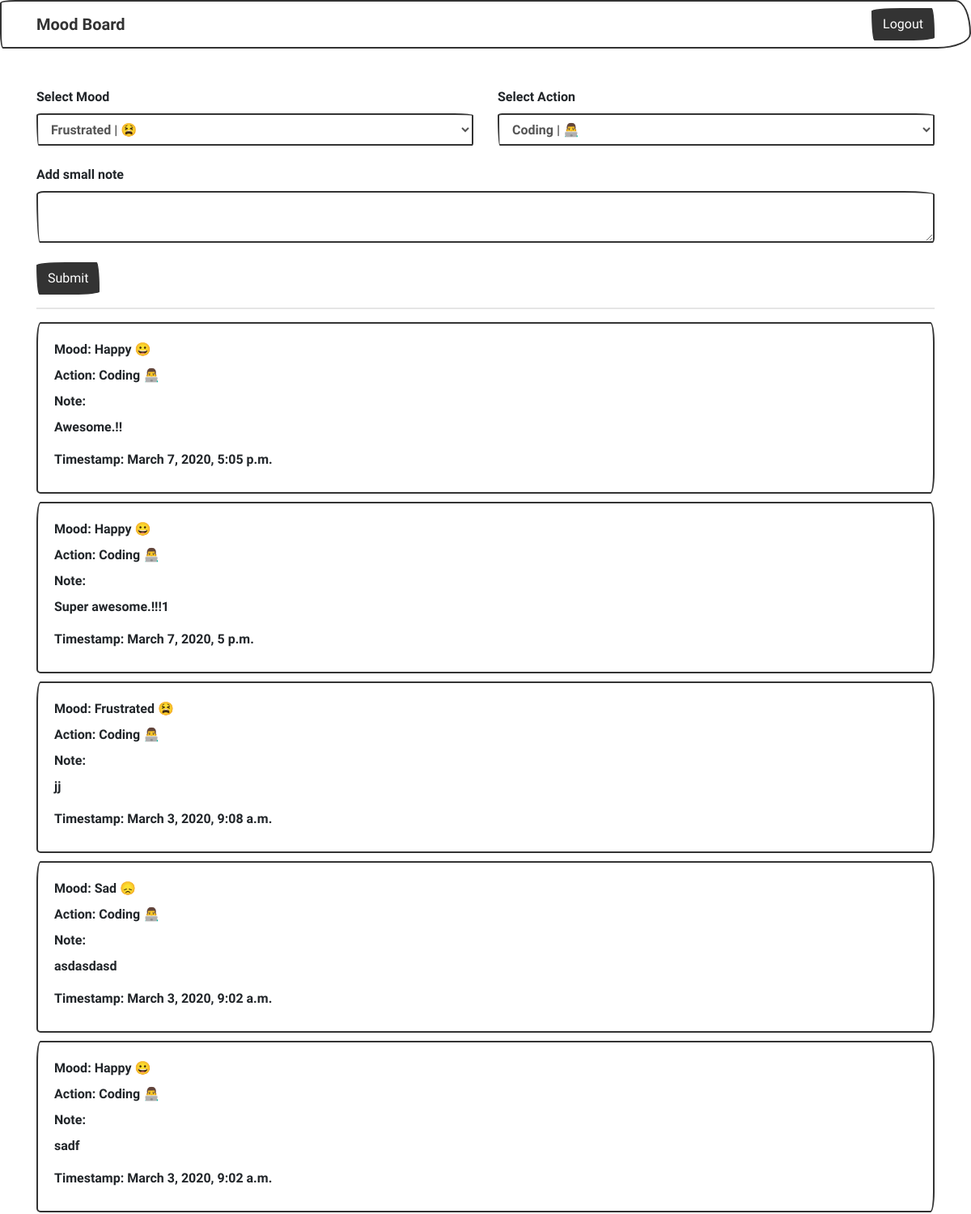
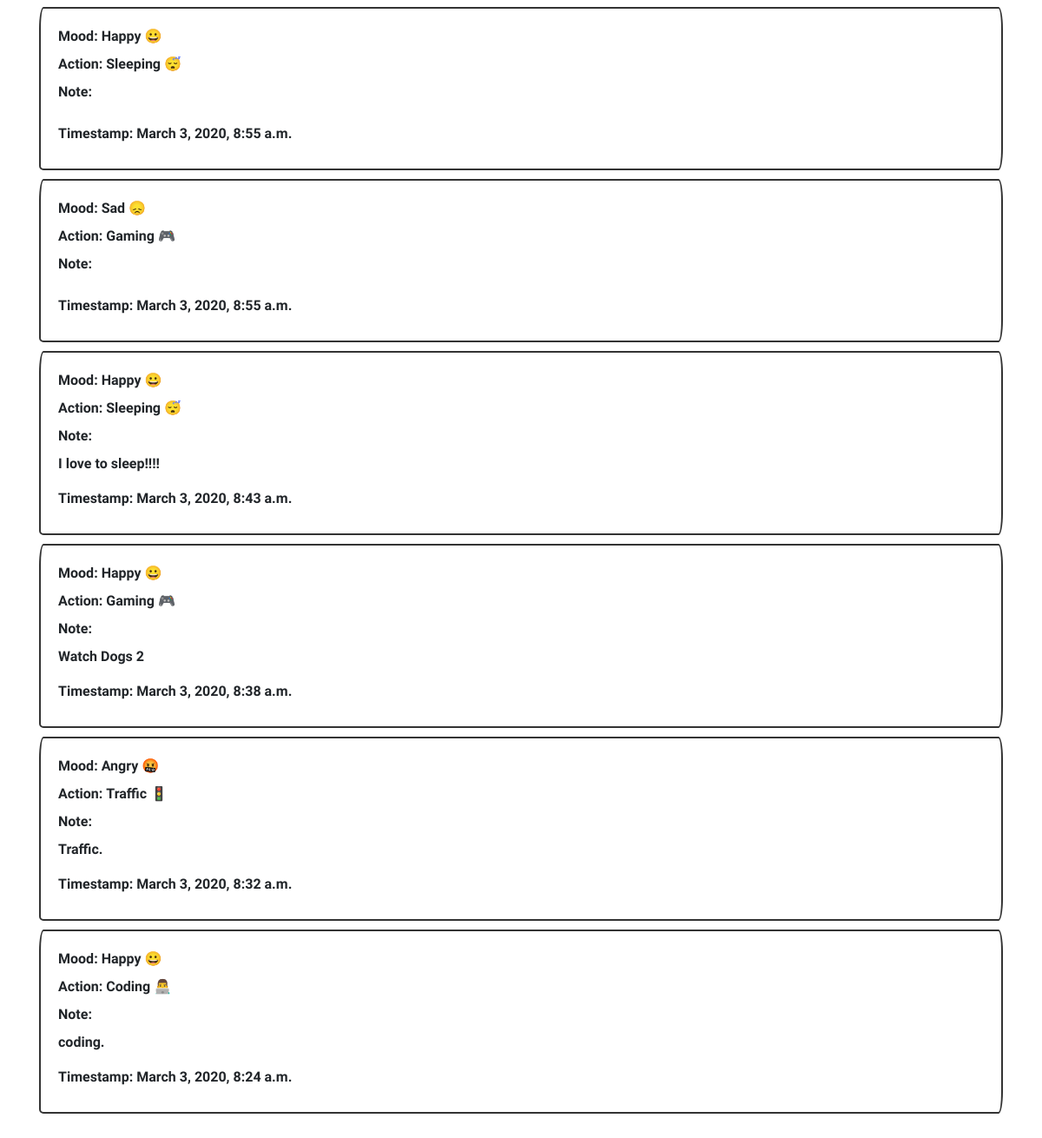
The app's page /dashboard/ (signed in) with its own data (2 pictures, top to bottom).
### moodlog/models.py (models this page shows, shortened)
class MoodLog(models.Model):
    mood = models.ForeignKey(Mood, on_delete=models.SET_NULL, null=True)
    action = models.ForeignKey(Action, on_delete=models.SET_NULL, null=True)
    note = models.TextField()
    timestamp = models.DateTimeField(auto_now_add=True)
    user = models.ForeignKey(User, on_delete=models.CASCADE)

class Mood(models.Model):
    title = models.CharField(max_length=100, null=True, blank=True)
    emoji = models.CharField(max_length=1000, null=True, blank=True)

class Action(models.Model):
    title = models.CharField(max_length=100, null=True, blank=True)
    emoji = models.CharField(max_length=1000, null=True, blank=True)

### moodlog/views.py (the view)
# urls.py: path("dashboard/", dashboard),
def dashboard(request):
	user = request.user
	moods = Mood.objects.all()
	actions = Action.objects.all()
	moodlog_instances = MoodLog.objects.filter(user=user).order_by('-timestamp')
	return render(request, "dashboard.html", {"moodlog_instances":moodlog_instances, "moods":moods, "actions":actions})

### moodlog/templates/dashboard.html (shortened to what this page needs)
{% extends 'base.html' %} {% block dashboard %}
<div class="container">
    <br><br>
    <form action="/create_moodlog/" method="POST">
        <div class="row">
            <div class="col-md-6">
                <label>Select Mood</label>
                <select name="umood" class="form-control">
                    {% for mood in moods %}
                    <option value="{{mood.id}}">{{mood.title}} | {{mood.emoji}}</option>
                    {% endfor %}
                </select>
            </div>
            <div class="col-md-6">
                <label>Select Action</label>
                <select name="uaction" class="form-control">
                    {% for action in actions %}
                    <option value="{{action.id}}">{{action.title}} | {{action.emoji}}</option>
                    {% endfor %}
                </select>
            </div>
        </div>
        <br>
        <label>Add small note</label>
        <textarea name="note" class="form-control" required></textarea>
        <br>
        <button type="submit" class="btn btn-primary">Submit</button>
    </form>
    <hr style="background-color: white;">
    <div>
        {% for moodlog in moodlog_instances %}
        <div class="card" style="width: 100%; margin-right: 10px; margin-bottom: 10px;">
            <div class="card-body">
                <label>Mood:</label>
                <label>{{moodlog.mood.title}}</label>
                <label>{{moodlog.mood.emoji}}</label>
                <br>
                <label>Action:</label>
                <label>{{moodlog.action.title}}</label>
                <label>{{moodlog.action.emoji}}</label>
                <br>
                <label>Note:</label>
                <p>{{moodlog.note}}</p>
                <label>Timestamp:</label>
                <label>{{moodlog.timestamp}}</label>
            </div>
        </div>
        {% endfor %}
    </div>
</div>
{% endblock %}

### moodlog/templates/base.html (shortened to what this page needs)
<html>
<head>
    <link rel="stylesheet" href="https://stackpath.bootstrapcdn.com/bootstrap/4.4.1/css/bootstrap.min.css">
    <link href="https://stackpath.bootstrapcdn.com/bootswatch/4.4.1/sketchy/bootstrap.min.css" rel="stylesheet">
</head>
<body>
    <nav class="navbar navbar-expand-lg navbar-light bg-light">
        <div class='container'>
            <a class="navbar-brand" href="#"><b>Mood Board</b></a>
            <div class="collapse navbar-collapse" id="navbarSupportedContent">
                <form class="form-inline my-2 my-lg-0">
                    {% if user.is_authenticated %}
                    <a href="/signout/" class="btn btn-primary">Logout</a> {% else %}
                    <a href="/signin/" class="btn btn-primary" style="margin-right: 5px;">Sign In</a>
                    <a href="/signup/" class="btn btn-primary">Sign Up</a> {% endif %}
                </form>
            </div>
        </div>
    </nav>
    <div>
        {% block signup %} {% endblock %} {% block dashboard %} {% endblock %}
    </div>
    <br><br>
</body>
</html>

### moodlog/templates/base.html (style rules this page uses)
body { font-family: 'Nunito Sans', ; }

### records on screen
MoodLog: mood "Happy", mood.emoji "😀", action "Coding", action.emoji "👨‍💻", note "Awesome.!!", timestamp "March 7, 2020, 5:05 p.m."
MoodLog: mood "Happy", mood.emoji "😀", action "Coding", action.emoji "👨‍💻", note "Super awesome.!!!1", timestamp "March 7, 2020, 5 p.m."
MoodLog: mood "Frustrated", mood.emoji "😫", action "Coding", action.emoji "👨‍💻", note "jj", timestamp "March 3, 2020, 9:08 a.m."
MoodLog: mood "Sad", mood.emoji "😞", action "Coding", action.emoji "👨‍💻", note "asdasdasd", timestamp "March 3, 2020, 9:02 a.m."
MoodLog: mood "Happy", mood.emoji "😀", action "Coding", action.emoji "👨‍💻", note "sadf", timestamp "March 3, 2020, 9:02 a.m."
MoodLog: mood "Happy", mood.emoji "😀", action "Sleeping", action.emoji "😴", timestamp "March 3, 2020, 8:55 a.m."
MoodLog: mood "Sad", mood.emoji "😞", action "Gaming", action.emoji "🎮", timestamp "March 3, 2020, 8:55 a.m."
MoodLog: mood "Happy", mood.emoji "😀", action "Sleeping", action.emoji "😴", note "I love to sleep!!!!", timestamp "March 3, 2020, 8:43 a.m."
MoodLog: mood "Happy", mood.emoji "😀", action "Gaming", action.emoji "🎮", note "Watch Dogs 2", timestamp "March 3, 2020, 8:38 a.m."
MoodLog: mood "Angry", mood.emoji "🤬", action "Traffic", action.emoji "🚦", note "Traffic.", timestamp "March 3, 2020, 8:32 a.m."
MoodLog: mood "Happy", mood.emoji "😀", action "Coding", action.emoji "👨‍💻", note "coding.", timestamp "March 3, 2020, 8:24 a.m."

### other values on screen
form field umood "Frustrated | 😫"
form field uaction "Coding | 👨‍💻"
